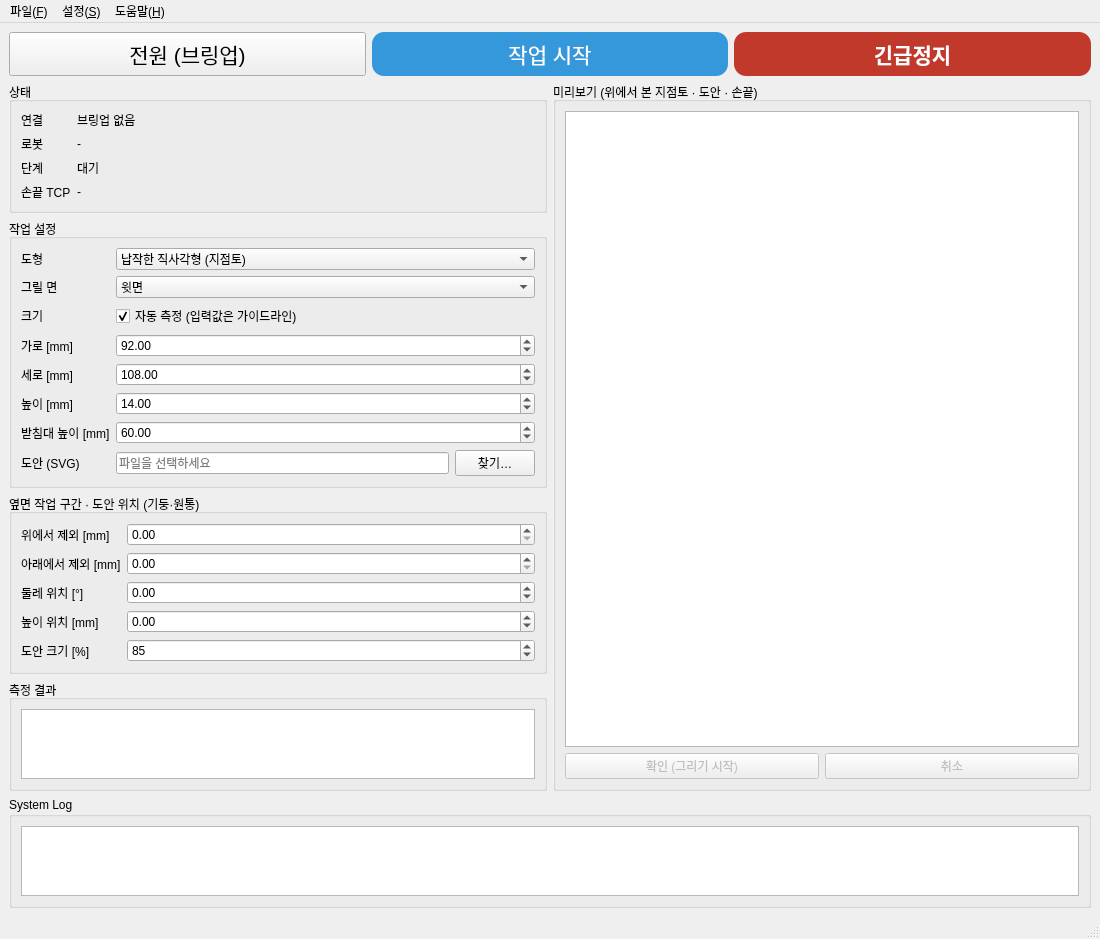
<?xml version="1.0" encoding="UTF-8"?>
<ui version="4.0">
 <class>MainWindow</class>
 <widget class="QMainWindow" name="MainWindow">
  <property name="geometry">
   <rect><x>0</x><y>0</y><width>1100</width><height>760</height></rect>
  </property>
  <property name="windowTitle"><string>지점토 조각 관리자 HMI (C-2)</string></property>
  <widget class="QWidget" name="centralwidget">
   <layout class="QVBoxLayout" name="rootLayout">
    <item>
     <layout class="QHBoxLayout" name="controlButtonLayout">
      <item>
       <widget class="QPushButton" name="btn_power">
        <property name="minimumSize"><size><width>0</width><height>44</height></size></property>
        <property name="font"><font><pointsize>16</pointsize></font></property>
        <property name="text"><string>전원 (브링업)</string></property>
       </widget>
      </item>
      <item>
       <widget class="QPushButton" name="btn_start">
        <property name="minimumSize"><size><width>0</width><height>44</height></size></property>
        <property name="font"><font><pointsize>16</pointsize></font></property>
        <property name="styleSheet"><string notr="true">QPushButton { background-color: #3498db; color: white; border-radius: 12px; }</string></property>
        <property name="text"><string>작업 시작</string></property>
       </widget>
      </item>
      <item>
       <widget class="QPushButton" name="btn_estop">
        <property name="minimumSize"><size><width>0</width><height>44</height></size></property>
        <property name="font"><font><pointsize>16</pointsize><bold>true</bold></font></property>
        <property name="styleSheet"><string notr="true">QPushButton { background-color: #c0392b; color: white; border-radius: 12px; }</string></property>
        <property name="text"><string>긴급정지</string></property>
       </widget>
      </item>
     </layout>
    </item>
    <item>
     <layout class="QHBoxLayout" name="bodyLayout">
      <item>
       <layout class="QVBoxLayout" name="leftLayout">
        <item>
         <widget class="QGroupBox" name="group_status">
          <property name="title"><string>상태</string></property>
          <layout class="QFormLayout" name="statusLayout">
           <item row="0" column="0"><widget class="QLabel" name="label_conn"><property name="text"><string>연결</string></property></widget></item>
           <item row="0" column="1"><widget class="QLabel" name="lbl_conn"><property name="text"><string>브링업 없음</string></property></widget></item>
           <item row="1" column="0"><widget class="QLabel" name="label_robot"><property name="text"><string>로봇</string></property></widget></item>
           <item row="1" column="1"><widget class="QLabel" name="lbl_robot"><property name="text"><string>-</string></property></widget></item>
           <item row="2" column="0"><widget class="QLabel" name="label_stage"><property name="text"><string>단계</string></property></widget></item>
           <item row="2" column="1"><widget class="QLabel" name="lbl_stage"><property name="text"><string>대기</string></property></widget></item>
           <item row="3" column="0"><widget class="QLabel" name="label_tcp"><property name="text"><string>손끝 TCP</string></property></widget></item>
           <item row="3" column="1"><widget class="QLabel" name="lbl_tcp"><property name="text"><string>-</string></property></widget></item>
          </layout>
         </widget>
        </item>
        <item>
         <widget class="QGroupBox" name="group_job">
          <property name="title"><string>작업 설정</string></property>
          <layout class="QFormLayout" name="jobLayout">
           <item row="0" column="0"><widget class="QLabel" name="label_shape"><property name="text"><string>도형</string></property></widget></item>
           <item row="0" column="1">
            <widget class="QComboBox" name="combo_shape">
             <item><property name="text"><string>납작한 직사각형 (지점토)</string></property></item>
             <item><property name="text"><string>직사각형 기둥</string></property></item>
             <item><property name="text"><string>원통</string></property></item>
            </widget>
           </item>
           <item row="1" column="0"><widget class="QLabel" name="label_face"><property name="text"><string>그릴 면</string></property></widget></item>
           <item row="1" column="1">
            <widget class="QComboBox" name="combo_face">
             <item><property name="text"><string>윗면</string></property></item>
             <item><property name="text"><string>옆면 (기둥·원통)</string></property></item>
            </widget>
           </item>
           <item row="7" column="0"><widget class="QLabel" name="label_auto"><property name="text"><string>크기</string></property></widget></item>
           <item row="7" column="1"><widget class="QCheckBox" name="chk_auto"><property name="text"><string>자동 측정 (입력값은 가이드라인)</string></property><property name="checked"><bool>true</bool></property></widget></item>
           <item row="8" column="0"><widget class="QLabel" name="label_w"><property name="text"><string>가로 [mm]</string></property></widget></item>
           <item row="8" column="1"><widget class="QDoubleSpinBox" name="spin_w"><property name="maximum"><double>300.0</double></property><property name="value"><double>92.0</double></property></widget></item>
           <item row="9" column="0"><widget class="QLabel" name="label_h"><property name="text"><string>세로 [mm]</string></property></widget></item>
           <item row="9" column="1"><widget class="QDoubleSpinBox" name="spin_h"><property name="maximum"><double>300.0</double></property><property name="value"><double>108.0</double></property></widget></item>
           <item row="10" column="0"><widget class="QLabel" name="label_t"><property name="text"><string>높이 [mm]</string></property></widget></item>
           <item row="10" column="1"><widget class="QDoubleSpinBox" name="spin_t"><property name="maximum"><double>400.0</double></property><property name="value"><double>14.0</double></property></widget></item>
           <item row="11" column="0"><widget class="QLabel" name="label_stand"><property name="text"><string>받침대 높이 [mm]</string></property></widget></item>
           <item row="11" column="1"><widget class="QDoubleSpinBox" name="spin_stand"><property name="maximum"><double>200.0</double></property><property name="value"><double>60.0</double></property></widget></item>
           <item row="12" column="0"><widget class="QLabel" name="label_svg"><property name="text"><string>도안 (SVG)</string></property></widget></item>
           <item row="12" column="1">
            <layout class="QHBoxLayout" name="svgLayout">
             <item><widget class="QLineEdit" name="edit_svg"><property name="readOnly"><bool>true</bool></property><property name="placeholderText"><string>파일을 선택하세요</string></property></widget></item>
             <item><widget class="QPushButton" name="btn_svg"><property name="text"><string>찾기…</string></property></widget></item>
            </layout>
           </item>
          </layout>
         </widget>
        </item>
        <item>
         <widget class="QGroupBox" name="group_side">
          <property name="title"><string>옆면 작업 구간 · 도안 위치 (기둥·원통)</string></property>
          <layout class="QFormLayout" name="sideLayout">
           <item row="0" column="0"><widget class="QLabel" name="label_excl_top"><property name="text"><string>위에서 제외 [mm]</string></property></widget></item>
           <item row="0" column="1"><widget class="QDoubleSpinBox" name="spin_excl_top"><property name="maximum"><double>300.0</double></property><property name="value"><double>0.0</double></property><property name="toolTip"><string>측정된 윗면(뚜껑 등)부터 이만큼 아래까지는 작업하지 않는다</string></property></widget></item>
           <item row="1" column="0"><widget class="QLabel" name="label_excl_bot"><property name="text"><string>아래에서 제외 [mm]</string></property></widget></item>
           <item row="1" column="1"><widget class="QDoubleSpinBox" name="spin_excl_bot"><property name="maximum"><double>300.0</double></property><property name="value"><double>0.0</double></property></widget></item>
           <item row="2" column="0"><widget class="QLabel" name="label_angle"><property name="text"><string>둘레 위치 [°]</string></property></widget></item>
           <item row="2" column="1"><widget class="QDoubleSpinBox" name="spin_angle"><property name="minimum"><double>-180.0</double></property><property name="maximum"><double>180.0</double></property><property name="value"><double>0.0</double></property><property name="toolTip"><string>0 = 로봇 앞쪽(+X) 중앙. 원통에서만 의미</string></property></widget></item>
           <item row="3" column="0"><widget class="QLabel" name="label_zoff"><property name="text"><string>높이 위치 [mm]</string></property></widget></item>
           <item row="3" column="1"><widget class="QDoubleSpinBox" name="spin_zoff"><property name="minimum"><double>-300.0</double></property><property name="maximum"><double>300.0</double></property><property name="value"><double>0.0</double></property><property name="toolTip"><string>작업 구간 중앙 기준 위(+)/아래(−)</string></property></widget></item>
           <item row="4" column="0"><widget class="QLabel" name="label_fill"><property name="text"><string>도안 크기 [%]</string></property></widget></item>
           <item row="4" column="1"><widget class="QSpinBox" name="spin_fill"><property name="minimum"><number>10</number></property><property name="maximum"><number>100</number></property><property name="value"><number>85</number></property><property name="toolTip"><string>작업 구간에 들어갈 수 있는 최대 크기 대비 비율</string></property></widget></item>
          </layout>
         </widget>
        </item>
        <item>
         <widget class="QGroupBox" name="group_result">
          <property name="title"><string>측정 결과</string></property>
          <layout class="QVBoxLayout" name="resultLayout">
           <item><widget class="QTextEdit" name="text_result"><property name="readOnly"><bool>true</bool></property></widget></item>
          </layout>
         </widget>
        </item>
       </layout>
      </item>
      <item>
       <widget class="QGroupBox" name="group_preview">
        <property name="title"><string>미리보기 (위에서 본 지점토 · 도안 · 손끝)</string></property>
        <layout class="QVBoxLayout" name="previewLayout">
         <item><widget class="QGraphicsView" name="view_preview"/></item>
         <item>
          <layout class="QHBoxLayout" name="confirmLayout">
           <item><widget class="QPushButton" name="btn_confirm"><property name="text"><string>확인 (그리기 시작)</string></property><property name="enabled"><bool>false</bool></property></widget></item>
           <item><widget class="QPushButton" name="btn_cancel"><property name="text"><string>취소</string></property><property name="enabled"><bool>false</bool></property></widget></item>
          </layout>
         </item>
        </layout>
       </widget>
      </item>
     </layout>
    </item>
    <item>
     <widget class="QGroupBox" name="group_log">
      <property name="title"><string>System Log</string></property>
      <property name="maximumSize"><size><width>16777215</width><height>180</height></size></property>
      <layout class="QVBoxLayout" name="logLayout">
       <item><widget class="QTextEdit" name="text_log"><property name="readOnly"><bool>true</bool></property></widget></item>
      </layout>
     </widget>
    </item>
   </layout>
  </widget>
  <widget class="QMenuBar" name="menubar">
   <widget class="QMenu" name="menu_file"><property name="title"><string>파일(&amp;F)</string></property>
    <addaction name="act_open_svg"/><addaction name="act_open_state"/><addaction name="separator"/><addaction name="act_quit"/></widget>
   <widget class="QMenu" name="menu_settings"><property name="title"><string>설정(&amp;S)</string></property>
    <addaction name="act_bringup"/><addaction name="act_reset_state"/></widget>
   <widget class="QMenu" name="menu_help"><property name="title"><string>도움말(&amp;H)</string></property>
    <addaction name="act_flow"/><addaction name="act_about"/></widget>
   <addaction name="menu_file"/><addaction name="menu_settings"/><addaction name="menu_help"/>
  </widget>
  <widget class="QStatusBar" name="statusbar"/>
  <action name="act_open_svg"><property name="text"><string>도안 SVG 열기…</string></property><property name="shortcut"><string>Ctrl+O</string></property></action>
  <action name="act_open_state"><property name="text"><string>마지막 측정 결과 불러오기</string></property></action>
  <action name="act_quit"><property name="text"><string>종료</string></property><property name="shortcut"><string>Ctrl+Q</string></property></action>
  <action name="act_bringup"><property name="text"><string>브링업 명령 보기</string></property></action>
  <action name="act_reset_state"><property name="text"><string>측정 결과 지우기 (새 작업)</string></property></action>
  <action name="act_flow"><property name="text"><string>작업 순서 안내</string></property></action>
  <action name="act_about"><property name="text"><string>정보</string></property></action>
 </widget>
 <resources/>
 <connections/>
</ui>
